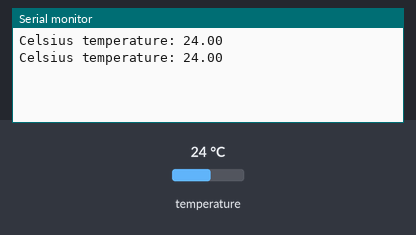
Bench run of a sketch on a simulated Arduino Uno, built with avr-gcc and run on an emulated ATmega328P. On the bench: the last lines printed to the serial monitor. Inputs (shaded band) come from the test bench; at power-on: temperature 24 °C.

Above: at 3.3 s.
3.4 s: temperature set to 12 °C
At 5.4 s:
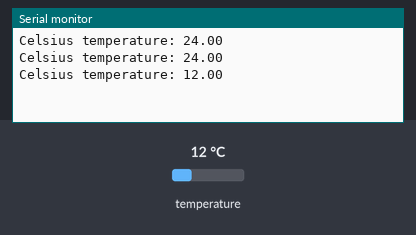
5.9 s: temperature set to 19 °C
At 6.7 s:
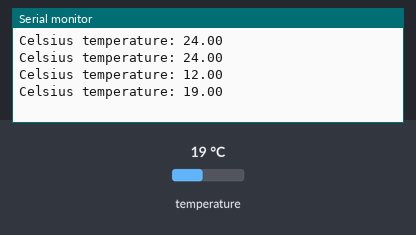
Timing chart, 0 to 8.9 s (numbered marks = the images above; inputs shaded):
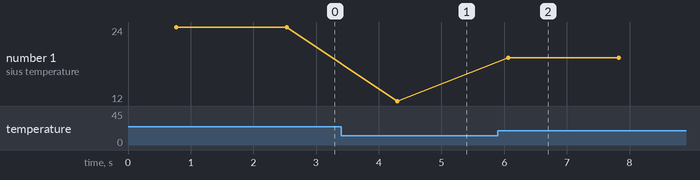

Measured:
- after the input at 3.4 s, the serial monitor: prints a new line after 0.90 s (image 1)
- after the input at 5.9 s, the serial monitor: prints a new line after 0.16 s (image 2)
- plotted number 1: 24 → 12 after the input at 3.4 s, 12 → 19 after the input at 5.9 s

The sketch:

SuhuFIX.ino
```cpp
#include <OneWire.h>
#include <DallasTemperature.h>

// Data wire is conntec to the Arduino digital pin 4
#define ONE_WIRE_BUS 2

// Setup a oneWire instance to communicate with any OneWire devices
OneWire oneWire(ONE_WIRE_BUS);

// Pass our oneWire reference to Dallas Temperature sensor
DallasTemperature sensors(&oneWire);

void setup(void)
{
  // Start serial communication for debugging purposes
  Serial.begin(115200);
  // Start up the library
  sensors.begin();
}

void loop(void){
  // Call sensors.requestTemperatures() to issue a global temperature and Requests to all devices on the bus
  sensors.requestTemperatures();

  Serial.print("Celsius temperature: ");
  Serial.println(sensors.getTempCByIndex(0));

  delay(1000);
}
```
